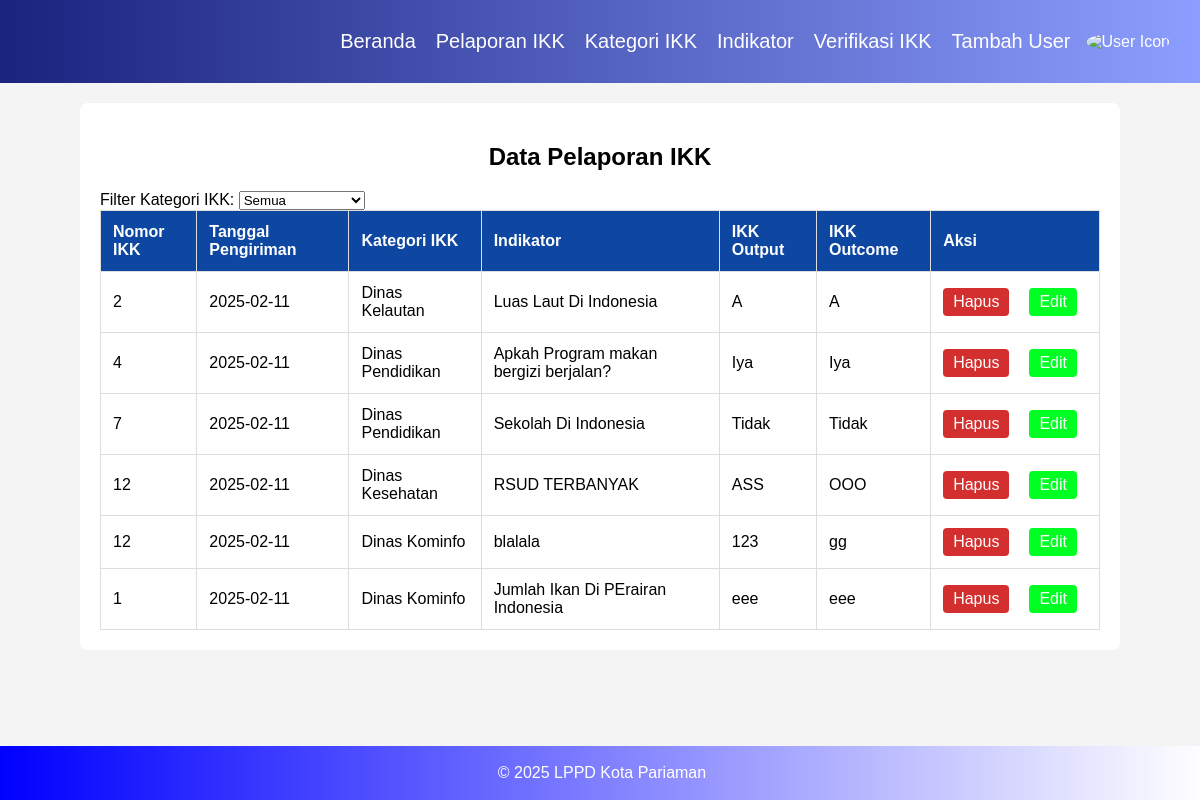
/halaman_PEM.php, run on the app's committed database.
### tables this page shows
CREATE TABLE `pelaporan_pem` (
  `id` int NOT NULL,
  `tgl_pengiriman` date NOT NULL,
  `no_ikk` varchar(200) NOT NULL,
  `kategori_ikk` varchar(200) NOT NULL,
  `ikk_output` text NOT NULL,
  `ikk_outcome` varchar(200) NOT NULL,
  `indikator` varchar(200) NOT NULL,
  `penyebut` varchar(200) NOT NULL,
  `pembilang` varchar(200) NOT NULL
);

### halaman_PEM.php (the view, shortened to what this page needs)
<?php
$conn = new mysqli('localhost', 'root', '', 'db_lppd');
$result = $conn->query("SELECT * FROM pelaporan_pem");
?>
<!DOCTYPE html>
<html lang="id">
<head>
</head>
<body>
    <div class="header">
        <div class="nav">
            <a href="halaman_PEM.php">Beranda</a>
            <a href="PEM/pelaporan_IKK_PEM.php">Pelaporan IKK</a>
            <a href="PEM/kategori_ikk.php">Kategori IKK</a>
            <a href="PEM/indikator.php">Indikator</a>
            <a href="PEM/Verifikasi_IKK.php">Verifikasi IKK</a>
            <a href="PEM/tambah_user.php">Tambah User</a>
        </div>
        <div class="user-menu" id="user-menu">
            <img class="user-icon" src="image/9131529.png" alt="User Icon">
        </div>
    </div>
    <div class="container">
        <h2 style="text-align: center;">Data Pelaporan IKK</h2>
        <label for="filterKategori">Filter Kategori IKK:</label>
        <select id="filterKategori">
            <option value="">Semua</option>
        </select>
        <table>
            <thead>
                <tr>
                    <th>Nomor IKK</th>
                    <th>Tanggal Pengiriman</th>
                    <th>Kategori IKK</th>
                    <th>Indikator</th>
                    <th>IKK Output</th>
                    <th>IKK Outcome</th>
                    <th>Aksi</th>
                </tr>
            </thead>
            <tbody id="dataTable">
                <?php while ($row = $result->fetch_assoc()) { ?>
                    <tr>
                        <td><?php echo htmlspecialchars($row['no_ikk']); ?></td>
                        <td><?php echo htmlspecialchars($row['tgl_pengiriman']); ?></td>
                        <td><?php echo htmlspecialchars($row['kategori_ikk']); ?></td>
                        <td><?php echo htmlspecialchars($row['indikator']); ?></td>
                        <td><?php echo htmlspecialchars($row['ikk_output']); ?></td>
                        <td><?php echo htmlspecialchars($row['ikk_outcome']); ?></td>
                        <td>
                        <div class="button-container">
                            <a href="?delete=<?php echo $row['id']; ?>" class="btn delete" onclick="return confirm('Yakin ingin menghapus?')">Hapus</a>
                            <a href="edit_pem.php?id=<?php echo $row['id']; ?>" class="btn edit">Edit</a>
                        </div>
                        </td>
                    </tr>
                <?php } ?>
            </tbody>
        </table>
    </div>
    <footer>
        <p>&copy; 2025 LPPD Kota Pariaman</p>
    </footer>
</body>
</html>

### halaman_PEM.php (style rules this page uses)
body { font-family: Arial, sans-serif; margin: 0; padding: 0; background-color: #f4f4f4; }
.header { background: linear-gradient(to right, #1a237e, #8c9eff); padding: 30px; display: flex; align-items: center; color: white; }
.header .nav { display: flex; gap: 20px; margin-left: auto; }
.header a { color: white; text-decoration: none; font-size: 20px; }
.user-menu { position: relative; }
.header .user-icon { width: 30px; height: 30px; border-radius: 50%; cursor: pointer; margin-left: 15px; }
.container { max-width: 1000px; margin: 20px auto; padding: 20px; background: white; border-radius: 8px; }
table { width: 100%; border-collapse: collapse; }
th, td { padding: 12px; border: 1px solid #ddd; text-align: left; }
th { background-color: #0d47a1; color: white; }
.btn { padding: 5px 10px; border: none; cursor: pointer; border-radius: 4px; margin-right: 10px; display: inline-block; text-decoration: none; }
.edit { background:rgb(0, 255, 34); color: white; }
.delete { background: #d32f2f; color: white; }
.button-container { display: flex; justify-content: start; gap: 10px; }
footer { position: fixed; bottom: 0; width: 100%; background: linear-gradient(to right, #0000FF, #FFFFFF); color: white; text-align: center; padding: 2px; }

### data on the page
pelaporan_pem: no_ikk "2", tgl_pengiriman "2025-02-11", kategori_ikk "Dinas Kelautan", indikator "Luas Laut Di Indonesia", ikk_output "A", ikk_outcome "A"
pelaporan_pem: no_ikk "4", tgl_pengiriman "2025-02-11", kategori_ikk "Dinas Pendidikan", indikator "Apkah Program makan bergizi berjalan?", ikk_output "Iya", ikk_outcome "Iya"
pelaporan_pem: no_ikk "7", tgl_pengiriman "2025-02-11", kategori_ikk "Dinas Pendidikan", indikator "Sekolah Di Indonesia", ikk_output "Tidak", ikk_outcome "Tidak"
pelaporan_pem: no_ikk "12", tgl_pengiriman "2025-02-11", kategori_ikk "Dinas Kesehatan", indikator "RSUD TERBANYAK", ikk_output "ASS", ikk_outcome "OOO"
pelaporan_pem: no_ikk "12", tgl_pengiriman "2025-02-11", kategori_ikk "Dinas Kominfo", indikator "blalala", ikk_output "123", ikk_outcome "gg"
pelaporan_pem: no_ikk "1", tgl_pengiriman "2025-02-11", kategori_ikk "Dinas Kominfo", indikator "Jumlah Ikan Di PErairan Indonesia", ikk_output "eee", ikk_outcome "eee"
